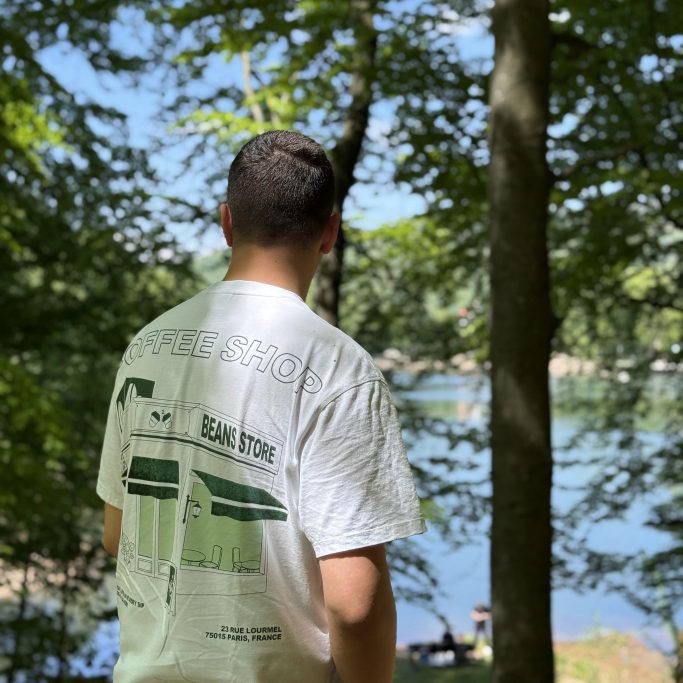
#> input picture mesteri/2. felev/orvosikepf/zh feladatok/input2.png, 2048 x 2048 px, given in place of kep.png, which was not available (shown at 1/3 size)
$ python 4.het.py
#> lines starting #> are read from the running program, lines starting #| are printed output that depends on the picture; pictures that were not available may be replaced by others from this repository, and a replacement may not be noted
import cv2
import numpy as np


# felhasznalotol bekerunk egy szint, illetve a szurke aranyt hany szazalekkal modositsa
# tudjon szint torolni,feketere torli ki a pixeleket
def elso():
    image = cv2.imread('C:/Users/student/Downloads/kep.png')
#> image is the input picture: shape (2048, 2048, 3); mean B, G, R 101.5, 114.4, 103
    cv2.imshow('Original', image)
    cv2.waitKey(0)
    h, w, c = image.shape
#> h = 2048; w = 2048; c = 3
    b, g, r = cv2.split(image)
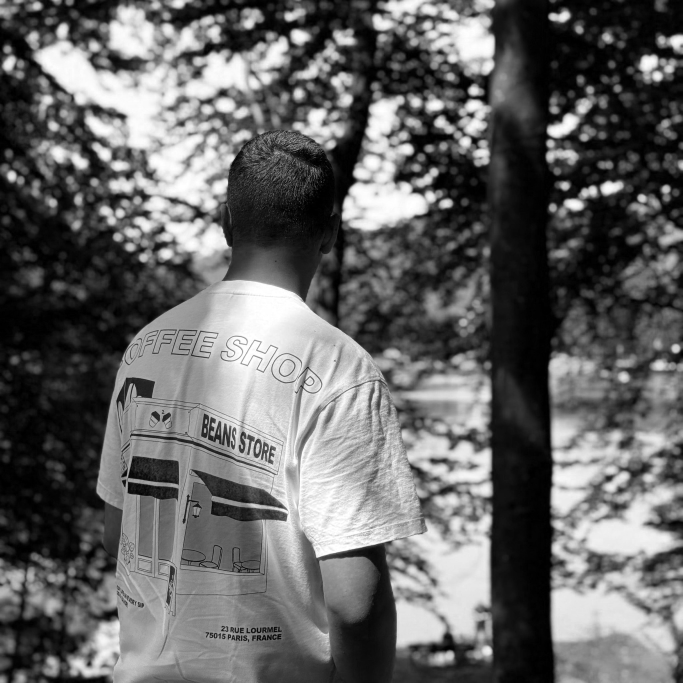
#> b: shape (2048, 2048) (shown at 1/3 size); min 0, max 255, mean 101.5
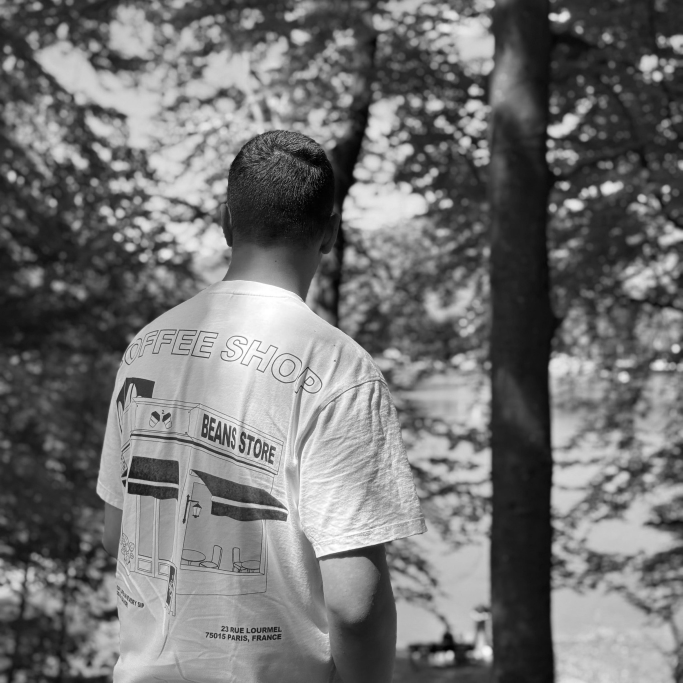
#> g: shape (2048, 2048) (shown at 1/3 size); min 0, max 255, mean 114.4
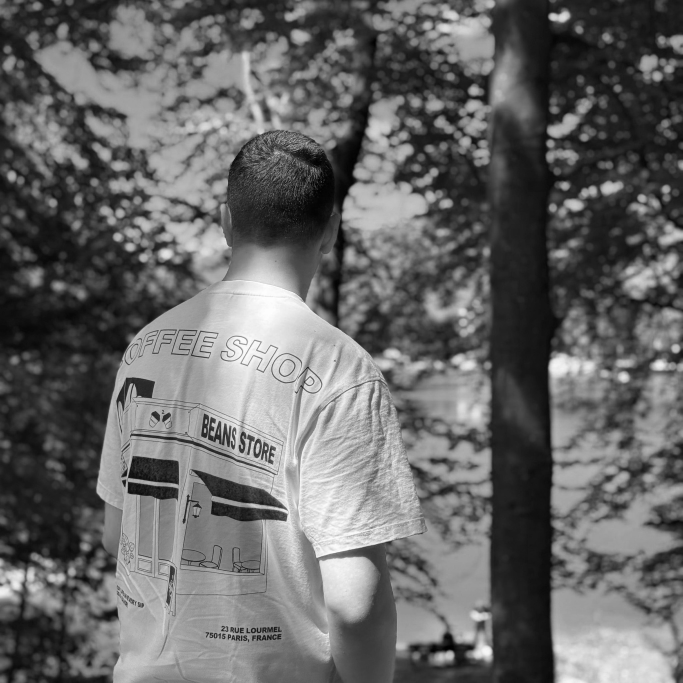
#> r: shape (2048, 2048) (shown at 1/3 size); min 0, max 255, mean 103
    hanydb = int(input("hany db szin -max 3? "))
#> the answer given: 3
    szinek = []
    for i in range(hanydb):
        szin = str(input("r, g, b mit toroljon?: "))
        szinek.append(szin)
        for i2 in range(h):
            for j2 in range(w):
                if szin == "r":
                    r[i2][j2] = 0
                elif szin == "g":
                    g[i2][j2] = 0
                else:
                    b[i2][j2] = 0

    image2 = cv2.merge((b.astype(np.uint8), g.astype(np.uint8), r.astype(np.uint8)))
    cv2.imshow('kinai', image2)
    cv2.waitKey(0)
    hanyal = int(input("hany %al modositsam a szurket(1-100): "))
    cv2.cvtColor(image, cv2.COLOR_BGR2HSV)
    h2, s, v = cv2.split(image)
    for i3 in range(h):
        for j3 in range(w):
            s[i3][j3] = s[i3][j3] * (1 / hanyal)

    image3 = cv2.merge((h2.astype(np.uint8), s.astype(np.uint8), v.astype(np.uint8)))
    cv2.imshow('kinai2', image3)
    cv2.waitKey(0)


if __name__ == "__main__":
#> (the run stopped early here; a loop or call above may not have finished)
